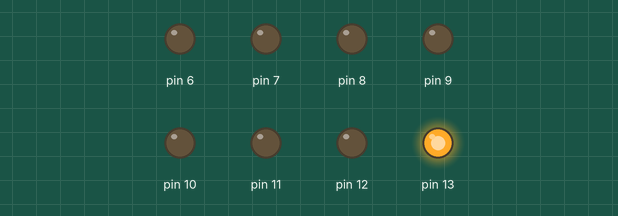
The sketch below on a simulated Arduino Uno, built with avr-gcc and run on an emulated ATmega328P. On the bench: output pins drawn as LEDs (lit = HIGH).

Above: at 0.03 s.
At 0.71 s:
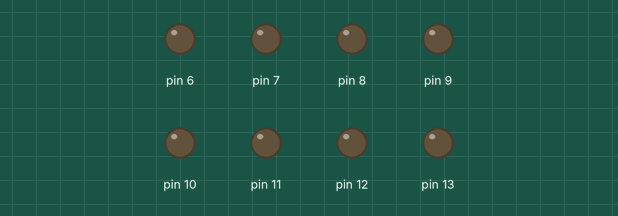
At 1.38 s:
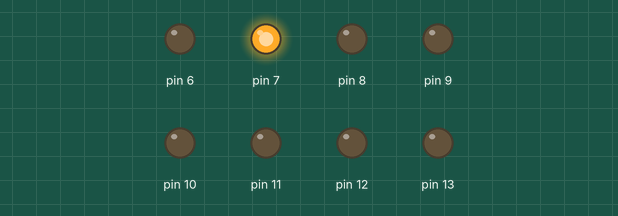
At 2.73 s:
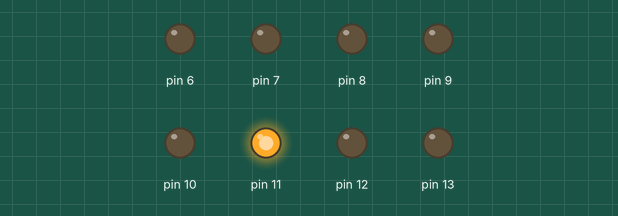
At 3.93 s:
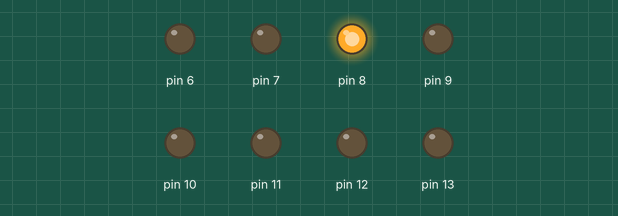
At 5.43 s:
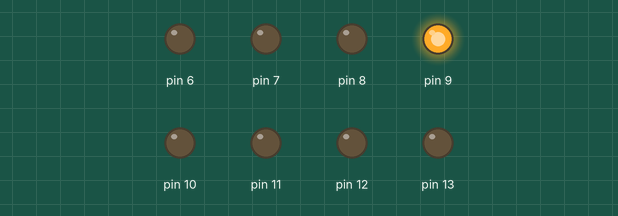
Timing chart, 0 to 5.7 s (numbered marks = the images above):
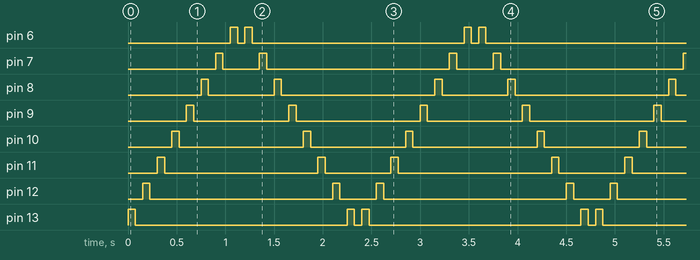

Measured:
- by itself, pin 6: repeats every 2.4 s: LOW 0.08 s, HIGH 0.08 s, LOW 2.2 s, HIGH 0.08 s
- by itself, pin 7: repeats every 2.4 s: LOW 0.38 s, HIGH 0.08 s, LOW 1.9 s, HIGH 0.08 s
- by itself, pin 8: repeats every 2.4 s: LOW 0.68 s, HIGH 0.08 s, LOW 1.6 s, HIGH 0.08 s
- by itself, pin 9: repeats every 2.4 s: LOW 0.98 s, HIGH 0.08 s, LOW 1.3 s, HIGH 0.08 s
- by itself, pin 10: repeats every 2.4 s: LOW 1.3 s, HIGH 0.08 s, LOW 0.98 s, HIGH 0.08 s
- by itself, pin 11: repeats every 2.4 s: LOW 1.6 s, HIGH 0.08 s, LOW 0.68 s, HIGH 0.08 s
- by itself, pin 12: repeats every 2.4 s: LOW 1.9 s, HIGH 0.08 s, LOW 0.38 s, HIGH 0.08 s
- by itself, pin 13: repeats every 2.4 s: LOW 2.2 s, HIGH 0.08 s, LOW 0.08 s, HIGH 0.08 s

The sketch:

SKETCH_opdr2.ino
```cpp
void setup() {
  // Gebruik een for loop om elke pin vanaf 6 - 13 OUTPUT waarde mee te geven
  for (int pin = 6; pin <= 13; pin++) {
    pinMode(pin, OUTPUT);
  }
}

void loop() {
  left(75);  // Aanroepen van functie left() met een wachttijd van 75ms
  right(75); // Aanroepen van functie right() met een wachttijd van 75ms
}

// De functie gaat door de rij van links naar rechts
void left(int time) {
	for(int pin = 13; pin >= 6; pin--) {
		blinkLED(pin, time); // Roept de functie blinkLED aan
	}
}

// De functie gaat door de rij van rechts naar links
void right(int tijd) {
  for (int pin = 6; pin <= 13; pin++) {
    blinkLED(pin, tijd); // Roept de functie blinkLED aan
  }
}

// Laat de LEDjes steeds aan en uit gaan
void blinkLED(int pin, int tijd) {
  digitalWrite(pin, HIGH);
  delay(tijd);
  digitalWrite(pin, LOW);
  delay(tijd);
}
```
